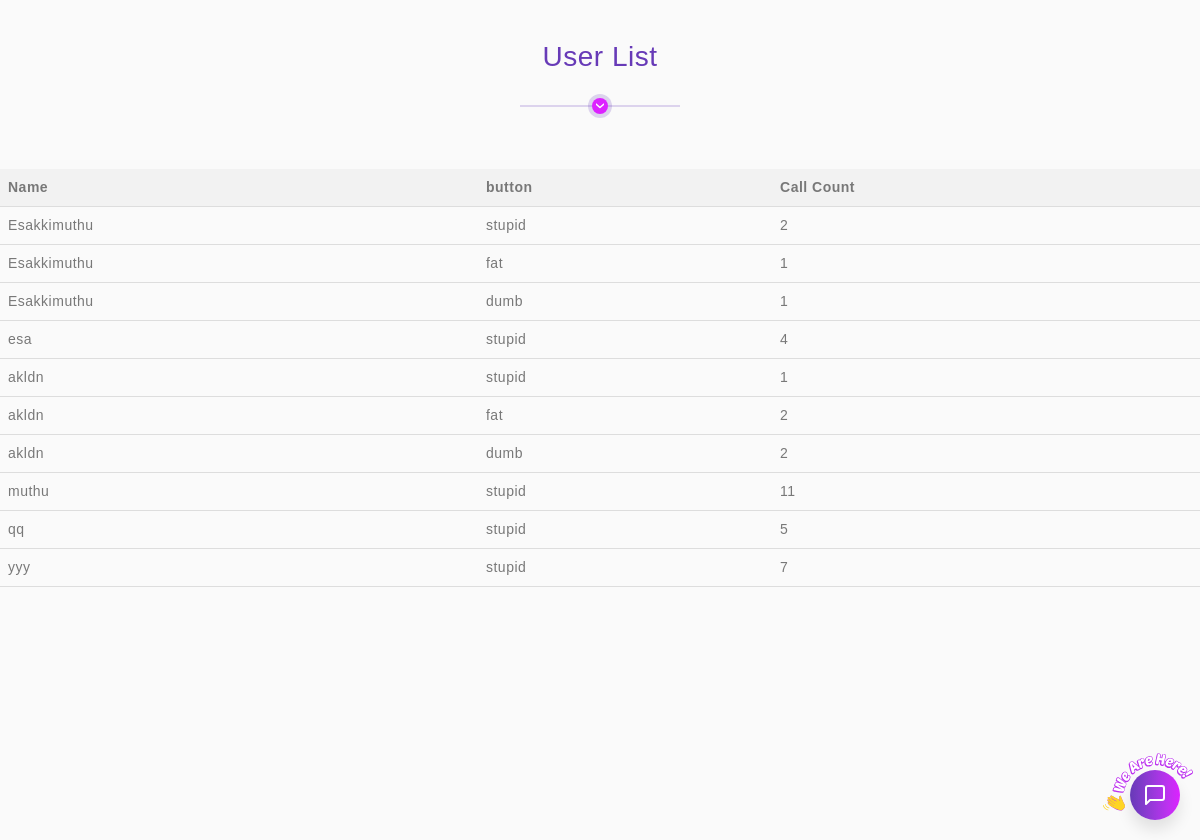
Before: / with the older database file.
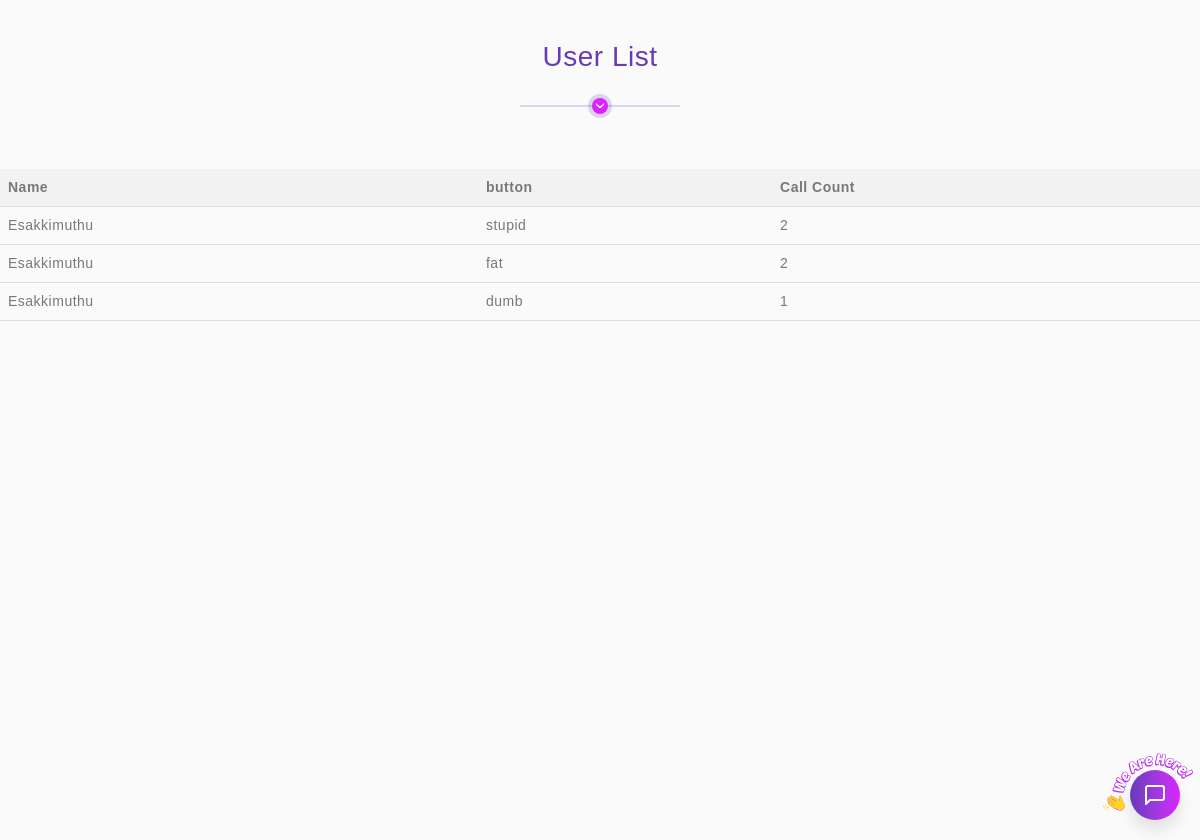
After: the same page with the newer database file.
### botapp/models.py (models this page shows, shortened)
class ButtonCall(models.Model):
    name = models.CharField(max_length=255)
    button = models.CharField(max_length=255)
    count = models.IntegerField(default=0)

### botapp/views.py (the view)
# urls.py: path('', views.index, name='index'),
def index(request):
    users = ButtonCall.objects.all()
    return render(request, 'index.html',{'users': users})

### botapp/templates/index.html (shortened to what this page needs)
{% load static %}
{% load bootstrap5 %}
<!DOCTYPE html>
<html>
<head>
  {% bootstrap_css %}
  <link href="{% static 'css/bootstrap.min.css' %}" rel="stylesheet" type="text/css" />
  <link href="{% static 'css/main.css' %}" rel="stylesheet" type="text/css" />
  <link href="{% static 'css/select2.min.css' %}" rel="stylesheet" type="text/css"/>
  <link href="{% static 'css/chatBot.css' %}" rel="stylesheet" type="text/css"/>
  <link href="{% static 'css/timeline.css' %}" rel="stylesheet" type="text/css"/>
  <link rel="stylesheet" type="text/css" href="{% static 'css/style.css' %}">
</head>
<body>
    <h1>User List</h1>
    <table>
        <tr>
            <th>Name</th>
            <th>button</th>
            <th>Call Count</th>
        </tr>
        {% for user in users %}
        <tr>
            <td>{{ user.name }}</td>
            <td>{{ user.button }}</td>
            <td>{{ user.count }}</td>
        </tr>
        {% endfor %}
    </table>
    <div class="chat-bot-icon">
        <img src="{% static 'img/we-are-here.svg' %}"/>
        <svg xmlns="http://www.w3.org/2000/svg" width="24" height="24" viewBox="0 0 24 24" fill="none" stroke="currentColor" stroke-width="2" stroke-linecap="round" stroke-linejoin="round" class="feather feather-message-square animate"><path d="M21 15a2 2 0 0 1-2 2H7l-4 4V5a2 2 0 0 1 2-2h14a2 2 0 0 1 2 2z"></path></svg>
    </div>
</body>
</html>

### botapp/static/css/main.css (style rules this page uses)
html { min-height: 100% }
body { color: #888ea8; height: 100%; font-size: 0.875rem; background: #f1f2f3; overflow-x: hidden; overflow-y: auto; letter-spacing: 0.0312rem; font-family: 'Nunito', sans-serif; }
h1, h2, h3, h4, h5, h6 { color: #3b3f5c; }

### botapp/static/css/chatBot.css (style rules this page uses)
.chat-bot-icon { position: fixed; bottom: 20px; right: 20px; height: 50px; width: 50px; background-image: linear-gradient(to right, #673ab7, #813bcb, #9e38de, #bc32ef, #dc22ff); z-index: 9999; border-radius: 30px; box-shadow: 0px 10px 15px rgba(0, 0, 0, 0.1); text-align: center; line-height: 50px; cursor: pointer; transition: all 0.5s ease; }
.chat-bot-icon img { height: 90px; width: 90px; position: absolute; right: -13px; top: -33px; }
.chat-bot-icon svg { color: #fff; -moz-transition: all 0.5s linear; -webkit-transition: all 0.5s linear; transition: transform 0.5s linear; position: absolute; left: 13px; top: 13px; opacity: 0; z-index: -1; }
.chat-bot-icon svg.animate { -moz-transform: rotate(360deg); -webkit-transform: rotate(360deg); transform: rotate(360deg); opacity: 1; z-index: 1; }

### botapp/static/css/timeline.css (style rules this page uses)
body { font-family: 'Quicksand', sans-serif; margin: 0; padding: 0; height: 100vh; background: #fafafa; color: #787878; }
body > h1 { text-align: center; margin-bottom: 80px; font-size: 2em; color: #673AB7; position: relative; margin-top: 40px; padding-bottom: 15px; font-weight: 300; }
body > h1::after { content: ""; height: 2px; background-color: rgba(103, 58, 183, 0.2); width: 160px; left: 50%; bottom: -18px; transform: translateX(-50%); position: absolute; }
body > h1::before { content: "›"; position: absolute; width: 16px; height: 16px; border-radius: 50%; background-color: #DC22FF; left: 50%; margin-left: -8px; transform: rotate(90deg); box-shadow: 0 0 0 4px rgba(103, 58, 183, 0.2); bottom: -25px; font-size: 0.7em; text-indent: 0px; color: #fff; line-height: 12px; z-index: 9; }

### botapp/templates/index.html (style rules this page uses)
table { border-collapse: collapse; width: 100%; }
th, td { text-align: left; padding: 8px; border-bottom: 1px solid #ddd; }
th { background-color: #f2f2f2; }

Changed rows visible on the page:
removed ButtonCall: name "Esakkimuthu", button "fat", count "1"
removed ButtonCall: name "esa", button "stupid", count "4"
removed ButtonCall: name "akldn", button "stupid", count "1"
removed ButtonCall: name "akldn", button "fat", count "2"
removed ButtonCall: name "akldn", button "dumb", count "2"
removed ButtonCall: name "muthu", button "stupid", count "11"
removed ButtonCall: name "qq", button "stupid", count "5"
removed ButtonCall: name "yyy", button "stupid", count "7"
added ButtonCall: name "Esakkimuthu", button "fat", count "2"
